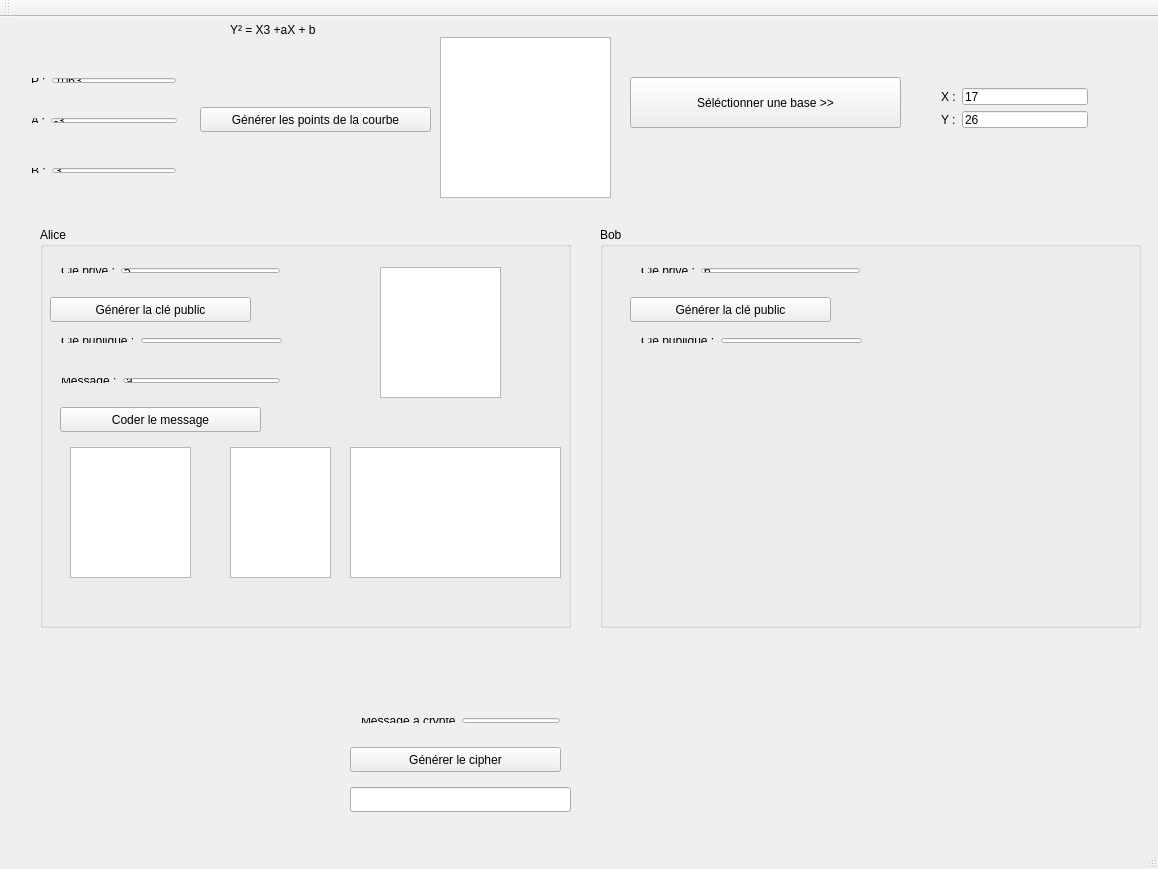
<?xml version="1.0" encoding="UTF-8"?>
<ui version="4.0">
 <class>MainWindow</class>
 <widget class="QMainWindow" name="MainWindow">
  <property name="geometry">
   <rect>
    <x>0</x>
    <y>0</y>
    <width>1158</width>
    <height>869</height>
   </rect>
  </property>
  <property name="windowTitle">
   <string>MainWindow</string>
  </property>
  <widget class="QWidget" name="centralWidget">
   <widget class="QPushButton" name="button_generate_ec_points">
    <property name="geometry">
     <rect>
      <x>200</x>
      <y>90</y>
      <width>231</width>
      <height>25</height>
     </rect>
    </property>
    <property name="text">
     <string>Générer les points de la courbe</string>
    </property>
   </widget>
   <widget class="QLabel" name="label_ec_equation">
    <property name="geometry">
     <rect>
      <x>230</x>
      <y>0</y>
      <width>251</width>
      <height>25</height>
     </rect>
    </property>
    <property name="text">
     <string>Y² = X3 +aX + b</string>
    </property>
   </widget>
   <widget class="QListView" name="listView_ec_points">
    <property name="geometry">
     <rect>
      <x>440</x>
      <y>20</y>
      <width>171</width>
      <height>161</height>
     </rect>
    </property>
   </widget>
   <widget class="QPushButton" name="button_select_base">
    <property name="geometry">
     <rect>
      <x>630</x>
      <y>60</y>
      <width>271</width>
      <height>51</height>
     </rect>
    </property>
    <property name="text">
     <string>Séléctionner une base &gt;&gt;</string>
    </property>
   </widget>
   <widget class="QWidget" name="layoutWidget">
    <property name="geometry">
     <rect>
      <x>20</x>
      <y>50</y>
      <width>167</width>
      <height>27</height>
     </rect>
    </property>
    <layout class="QHBoxLayout" name="horizontalLayout">
     <item>
      <widget class="QLabel" name="label">
       <property name="text">
        <string>P :</string>
       </property>
      </widget>
     </item>
     <item>
      <widget class="QLineEdit" name="lineEdit_p">
       <property name="text">
        <string>1063</string>
       </property>
      </widget>
     </item>
    </layout>
   </widget>
   <widget class="QWidget" name="layoutWidget">
    <property name="geometry">
     <rect>
      <x>20</x>
      <y>90</y>
      <width>168</width>
      <height>27</height>
     </rect>
    </property>
    <layout class="QHBoxLayout" name="horizontalLayout_2">
     <item>
      <widget class="QLabel" name="label_2">
       <property name="text">
        <string>A :</string>
       </property>
      </widget>
     </item>
     <item>
      <widget class="QLineEdit" name="lineEdit_a">
       <property name="text">
        <string>-3</string>
       </property>
      </widget>
     </item>
    </layout>
   </widget>
   <widget class="QWidget" name="layoutWidget">
    <property name="geometry">
     <rect>
      <x>20</x>
      <y>140</y>
      <width>167</width>
      <height>27</height>
     </rect>
    </property>
    <layout class="QHBoxLayout" name="horizontalLayout_3">
     <item>
      <widget class="QLabel" name="label_3">
       <property name="text">
        <string>B :</string>
       </property>
      </widget>
     </item>
     <item>
      <widget class="QLineEdit" name="lineEdit_b">
       <property name="text">
        <string>3</string>
       </property>
      </widget>
     </item>
    </layout>
   </widget>
   <widget class="QWidget" name="layoutWidget">
    <property name="geometry">
     <rect>
      <x>930</x>
      <y>60</y>
      <width>169</width>
      <height>62</height>
     </rect>
    </property>
    <layout class="QVBoxLayout" name="verticalLayout">
     <item>
      <layout class="QHBoxLayout" name="horizontalLayout_4">
       <item>
        <widget class="QLabel" name="label_4">
         <property name="text">
          <string>X :</string>
         </property>
        </widget>
       </item>
       <item>
        <widget class="QLineEdit" name="lineEdit_base_x">
         <property name="text">
          <string>17</string>
         </property>
        </widget>
       </item>
      </layout>
     </item>
     <item>
      <layout class="QHBoxLayout" name="horizontalLayout_5">
       <item>
        <widget class="QLabel" name="label_5">
         <property name="text">
          <string>Y :</string>
         </property>
        </widget>
       </item>
       <item>
        <widget class="QLineEdit" name="lineEdit_base_y">
         <property name="text">
          <string>26</string>
         </property>
        </widget>
       </item>
      </layout>
     </item>
    </layout>
   </widget>
   <widget class="QWidget" name="layoutWidget_2">
    <property name="geometry">
     <rect>
      <x>350</x>
      <y>690</y>
      <width>221</width>
      <height>27</height>
     </rect>
    </property>
    <layout class="QHBoxLayout" name="horizontalLayout_7">
     <item>
      <widget class="QLabel" name="label_7">
       <property name="text">
        <string>Message à crypté</string>
       </property>
      </widget>
     </item>
     <item>
      <widget class="QLineEdit" name="lineEdit_messagesgvs"/>
     </item>
    </layout>
   </widget>
   <widget class="QPushButton" name="button_generate_cipher">
    <property name="geometry">
     <rect>
      <x>350</x>
      <y>730</y>
      <width>211</width>
      <height>25</height>
     </rect>
    </property>
    <property name="text">
     <string>Générer le cipher</string>
    </property>
   </widget>
   <widget class="QLineEdit" name="lineEdit_cipher">
    <property name="geometry">
     <rect>
      <x>350</x>
      <y>770</y>
      <width>221</width>
      <height>25</height>
     </rect>
    </property>
   </widget>
   <widget class="QGroupBox" name="groupBox">
    <property name="geometry">
     <rect>
      <x>600</x>
      <y>210</y>
      <width>541</width>
      <height>401</height>
     </rect>
    </property>
    <property name="title">
     <string>Bob</string>
    </property>
    <widget class="QWidget" name="layoutWidget_3">
     <property name="geometry">
      <rect>
       <x>30</x>
       <y>100</y>
       <width>243</width>
       <height>27</height>
      </rect>
     </property>
     <layout class="QHBoxLayout" name="horizontalLayout_9">
      <item>
       <widget class="QLabel" name="label_9">
        <property name="text">
         <string>Clé publique :</string>
        </property>
       </widget>
      </item>
      <item>
       <widget class="QLineEdit" name="lineEdit_public_key_bob"/>
      </item>
     </layout>
    </widget>
    <widget class="QPushButton" name="button_generate_public_key_bob">
     <property name="geometry">
      <rect>
       <x>30</x>
       <y>70</y>
       <width>201</width>
       <height>25</height>
      </rect>
     </property>
     <property name="text">
      <string>Générer la clé public</string>
     </property>
    </widget>
    <widget class="QWidget" name="layoutWidget_4">
     <property name="geometry">
      <rect>
       <x>30</x>
       <y>30</y>
       <width>241</width>
       <height>27</height>
      </rect>
     </property>
     <layout class="QHBoxLayout" name="horizontalLayout_10">
      <item>
       <widget class="QLabel" name="label_10">
        <property name="text">
         <string>Clé privé :</string>
        </property>
       </widget>
      </item>
      <item>
       <widget class="QLineEdit" name="lineEdit_private_key_bob">
        <property name="text">
         <string>6</string>
        </property>
       </widget>
      </item>
     </layout>
    </widget>
   </widget>
   <widget class="QGroupBox" name="groupBox_2">
    <property name="geometry">
     <rect>
      <x>40</x>
      <y>210</y>
      <width>531</width>
      <height>401</height>
     </rect>
    </property>
    <property name="title">
     <string>Alice</string>
    </property>
    <widget class="QWidget" name="layoutWidget">
     <property name="geometry">
      <rect>
       <x>10</x>
       <y>30</y>
       <width>241</width>
       <height>27</height>
      </rect>
     </property>
     <layout class="QHBoxLayout" name="horizontalLayout_6">
      <item>
       <widget class="QLabel" name="label_6">
        <property name="text">
         <string>Clé privé :</string>
        </property>
       </widget>
      </item>
      <item>
       <widget class="QLineEdit" name="lineEdit_private_key_alice">
        <property name="text">
         <string>5</string>
        </property>
       </widget>
      </item>
     </layout>
    </widget>
    <widget class="QPushButton" name="button_generate_public_key_alice">
     <property name="geometry">
      <rect>
       <x>10</x>
       <y>70</y>
       <width>201</width>
       <height>25</height>
      </rect>
     </property>
     <property name="text">
      <string>Générer la clé public</string>
     </property>
    </widget>
    <widget class="QWidget" name="layoutWidget">
     <property name="geometry">
      <rect>
       <x>10</x>
       <y>100</y>
       <width>243</width>
       <height>27</height>
      </rect>
     </property>
     <layout class="QHBoxLayout" name="horizontalLayout_8">
      <item>
       <widget class="QLabel" name="label_8">
        <property name="text">
         <string>Clé publique :</string>
        </property>
       </widget>
      </item>
      <item>
       <widget class="QLineEdit" name="lineEdit_public_key_alice"/>
      </item>
     </layout>
    </widget>
    <widget class="QPushButton" name="button_encode_message">
     <property name="geometry">
      <rect>
       <x>20</x>
       <y>180</y>
       <width>201</width>
       <height>25</height>
      </rect>
     </property>
     <property name="text">
      <string>Coder le message</string>
     </property>
    </widget>
    <widget class="QTextEdit" name="textEdit_encoded_message">
     <property name="geometry">
      <rect>
       <x>30</x>
       <y>220</y>
       <width>121</width>
       <height>131</height>
      </rect>
     </property>
    </widget>
    <widget class="QTextEdit" name="textEdit_encrypted_message">
     <property name="geometry">
      <rect>
       <x>190</x>
       <y>220</y>
       <width>101</width>
       <height>131</height>
      </rect>
     </property>
    </widget>
    <widget class="QTextEdit" name="textEdit_cm_message">
     <property name="geometry">
      <rect>
       <x>310</x>
       <y>220</y>
       <width>211</width>
       <height>131</height>
      </rect>
     </property>
    </widget>
    <widget class="QTextEdit" name="textEdit_decrypted_message">
     <property name="geometry">
      <rect>
       <x>340</x>
       <y>40</y>
       <width>121</width>
       <height>131</height>
      </rect>
     </property>
    </widget>
    <widget class="QWidget" name="">
     <property name="geometry">
      <rect>
       <x>10</x>
       <y>140</y>
       <width>241</width>
       <height>27</height>
      </rect>
     </property>
     <layout class="QHBoxLayout" name="horizontalLayout_11">
      <item>
       <widget class="QLabel" name="label_11">
        <property name="text">
         <string>Message :</string>
        </property>
       </widget>
      </item>
      <item>
       <widget class="QLineEdit" name="lineEdit_message">
        <property name="text">
         <string>a</string>
        </property>
       </widget>
      </item>
     </layout>
    </widget>
   </widget>
  </widget>
  <widget class="QMenuBar" name="menuBar">
   <property name="geometry">
    <rect>
     <x>0</x>
     <y>0</y>
     <width>1158</width>
     <height>22</height>
    </rect>
   </property>
  </widget>
  <widget class="QToolBar" name="mainToolBar">
   <attribute name="toolBarArea">
    <enum>TopToolBarArea</enum>
   </attribute>
   <attribute name="toolBarBreak">
    <bool>false</bool>
   </attribute>
  </widget>
  <widget class="QStatusBar" name="statusBar"/>
 </widget>
 <layoutdefault spacing="6" margin="11"/>
 <resources/>
 <connections/>
</ui>
